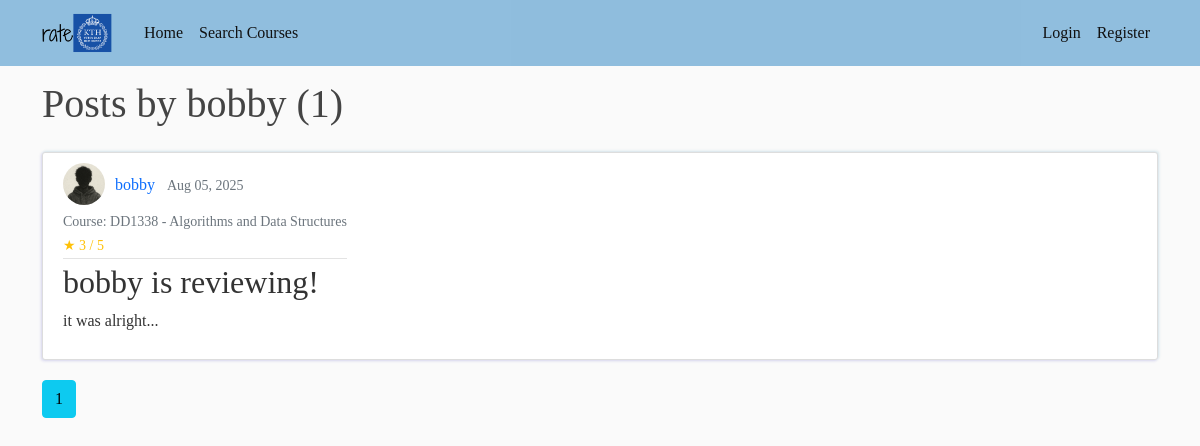
The page /user/bobby on the database as committed earlier.
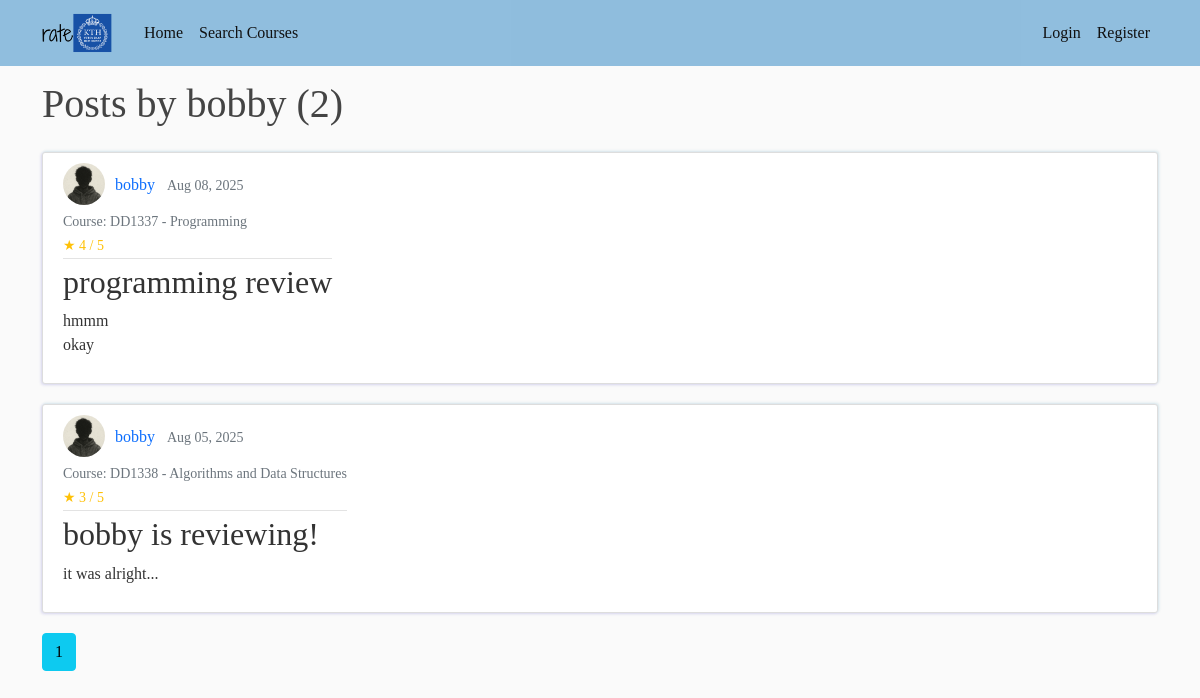
The same page on the database as committed later.
### flasknetwork/models.py (models this page shows, shortened)
class Post(db.Model):
    id = db.Column(db.Integer, primary_key=True)
    title = db.Column(db.String(100), nullable=False)
    date_posted = db.Column(db.DateTime, nullable=False, default=datetime.utcnow)
    content = db.Column(db.Text, nullable=False)
    year_taken = db.Column(db.Integer, nullable=False)  # e.g., 2023
    rating = db.Column(db.Integer, nullable=False)  # e.g., 1-
    answer_q1 = db.Column(db.Text, nullable=False)  # e.g., "Yes, I would recommend this course."
    answer_q2 = db.Column(db.Text, nullable=True)
    user_id = db.Column(db.Integer, db.ForeignKey('user.id'), nullable=False)
    course_id = db.Column(db.Integer, db.ForeignKey('course.id'), nullable=False)
    __table_args__ = (db.UniqueConstraint('user_id', 'course_id', name='one_review_per_course'),)
    course = db.relationship('Course', backref='reviews')

class User(db.Model, UserMixin): # the *table* name is 'user' by default, not 'User'
    id = db.Column(db.Integer, primary_key=True)
    username = db.Column(db.String(20), unique=True, nullable=False)
    email = db.Column(db.String(120), unique=True, nullable=False)
    image_file = db.Column(db.String(20), nullable=False, default='default.jpg')
    password = db.Column(db.String(60), nullable=False)
    posts = db.relationship('Post', backref='author', lazy=True)
    email_verified = db.Column(db.Boolean, nullable=False, default=False)
    program_id = db.Column(db.Integer, db.ForeignKey('program.id'), nullable=False)
    program = db.relationship('Program', backref='students')

class Course(db.Model):
    id = db.Column(db.Integer, primary_key=True)
    name = db.Column(db.String(100), nullable=False, index=True)
    code = db.Column(db.String(20), unique=True, nullable=False, index=True)

### flasknetwork/users/routes.py (the view)
@users.route('/user/<string:username>')
def user_posts(username):
    page=request.args.get('page', 1, type=int)
    user = User.query.filter_by(username=username).first_or_404()
    posts = Post.query.filter_by(author=user).order_by(Post.date_posted.desc()).paginate(page=page, per_page=5)
    return render_template('user_posts.html', posts=posts, user=user)

### flasknetwork/templates/user_posts.html
{% extends "layout.html" %}
{% block content %}
    <h1 class="mb-4">Posts by {{ user.username }} ({{ posts.total }})</h1>
    {% for post in posts.items %}
        <article class="d-flex align-items-center content-section">
            <div>
                <div class="review-metadata">
                    <img class="rounded-circle review-img" src="{{ url_for('static', filename='profile_pics/' + post.author.image_file) }}" alt="{{ post.author.username }}'s profile picture">
                    <a class="me-2 author-link" href="{{ url_for('users.user_posts', username=post.author.username) }}">{{ post.author.username }}</a>
                    <small class="text-muted">{{ post.date_posted.strftime('%b %d, %Y') }}</small>
                    <br><small class="text-secondary">Course: {{ post.course.code }} - {{ post.course.name }}</small>
                    <br><small class="text-warning">★ {{ post.rating }} / 5</small>
                </div>
                <h2>
                    <a class="review-title" href="{{ url_for('posts.post', post_id=post.id) }}">{{ post.title }}</a>
                </h2>
                <p class="review-content">{{ post.content }}</p>
            </div>
        </article>
    {% endfor %}
    {% for page_num in posts.iter_pages(left_edge=1, right_edge=1, left_current=1, right_current=1) %}
        {% if page_num %}
            {% if posts.page == page_num %}
                <a class="btn btn-info mb-4" href="{{ url_for('users.user_posts', username=user.username, page=page_num) }}">{{ page_num }}</a>
            {% else %}
                <a class="btn btn-outline-info mb-4" href="{{ url_for('users.user_posts', username=user.username, page=page_num) }}">{{ page_num }}</a>
            {% endif %}
        {% else %}
            ...
        {% endif %}
    {% endfor %}
{% endblock content %}

Rows that differ between the two databases and show on the page:
added Post: image_file (placeholder picture), author.username "bobby", date_posted "Aug 08, 2025", course.code "DD1337", course.name "Programming", rating "4", title "programming review", content "hmmm okay"
Other text that changed with them:
{{ posts.total }}: "1" → "2"
